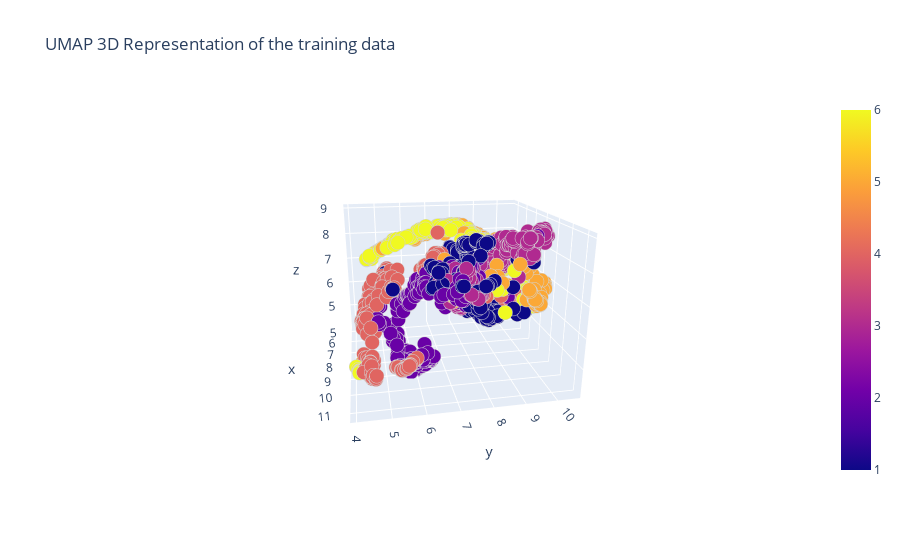

Notebook code for this chart:
### Code cell
data = go.Scatter3d(x=embedding[:,0], 
                    y=embedding[:,1], 
                    z=embedding[:,2],
                    text = class_names[Y-1],
                    mode="markers",
                    customdata = class_names[Y-1].reshape((-1,1)),
                    hovertemplate = '%{customdata[0]}',
                    marker = dict(
                       size=5,
                       color=Y,
                       showscale=True,
                       line = dict(
                            width=0.01,
                            color="LightGray"
                     )
                  )
            )
fig = go.Figure(data, layout=dict(
                                height=800,
                                title="UMAP 3D Representation of the training data"
                                )
                )
fig.show()

### Figure 1 — Plotly figure (JSON) as saved in the notebook; plotly's stock layout.template omitted (floating-point values rounded to 4 significant figures; data arrays with more than 128 entries replaced by an {"elided": "..."} marker saying what was removed)
{"data": [{"customdata": {"elided": "1266x1 str values"}, "hovertemplate": "%{customdata[0]}", "marker": {"color": {"elided": "1266 int values"}, "line": {"color": "LightGray", "width": 0.01}, "showscale": true, "size": 5}, "mode": "markers", "text": {"elided": "1266 str values"}, "type": "scatter3d", "x": {"elided": "1266 float values"}, "y": {"elided": "1266 float values"}, "z": {"elided": "1266 float values"}}], "layout": {"autosize": true, "scene": {"aspectmode": "auto", "aspectratio": {"x": 1.115, "y": 1.101, "z": 0.8147}, "camera": {"center": {"x": 0, "y": 0, "z": 0}, "eye": {"x": 2.358, "y": -0.45, "z": 0.8042}, "projection": {"type": "perspective"}, "up": {"x": 0, "y": 0, "z": 1}}}, "title": {"text": "UMAP 3D Representation of the training data"}}}
